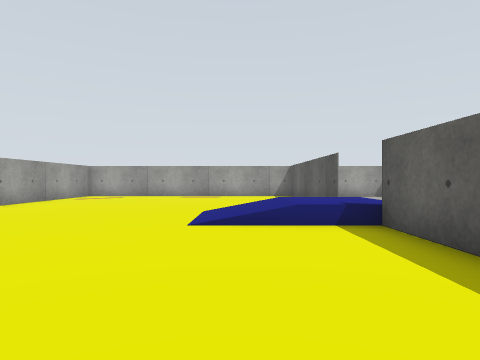
view 1 (above)

21 first-person views from a walk through a robot-simulator world made for Gazebo. The camera is 0.16 m above the floor, looks level and sees 75° across. The lines on the ground mark 1 m squares. The floor is counted in squares, 0.2 m on a side. Each view is taken from the middle of a square. On the plan, view 1 faces up. The plan holds only what a view shows up to about 11 squares ahead; the rest is blank.

view 2
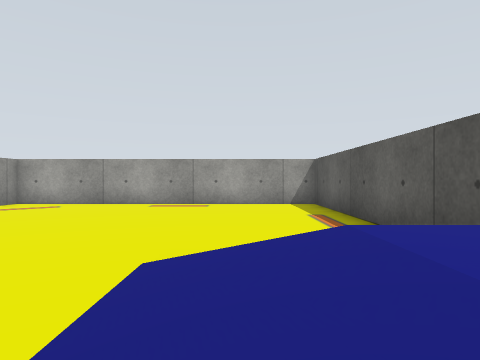

view 3
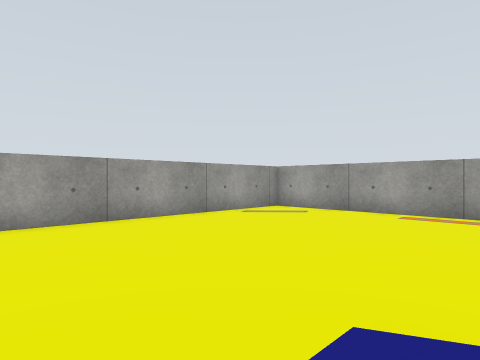

view 4
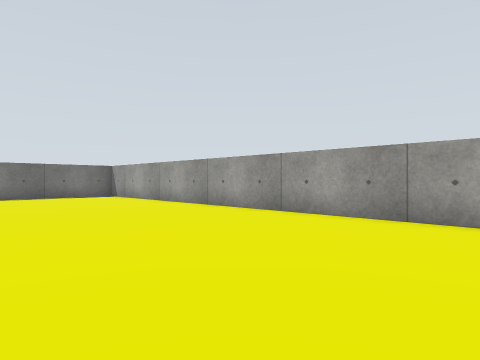

view 5
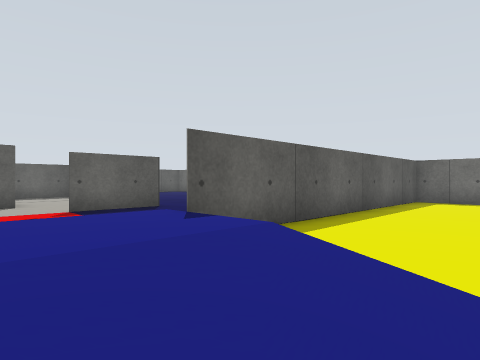

view 6
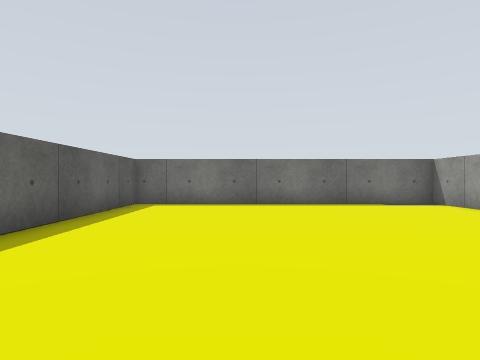

view 7
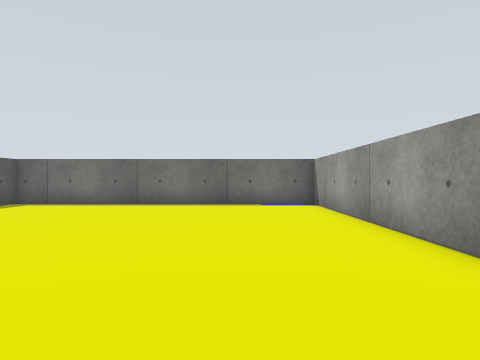

view 8
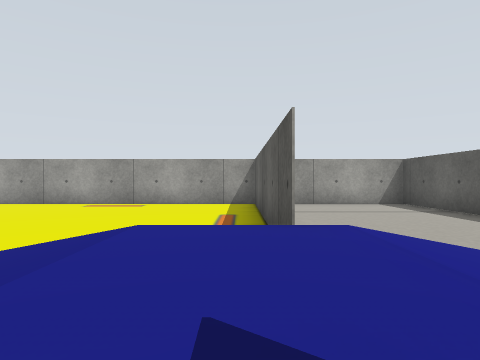

view 9
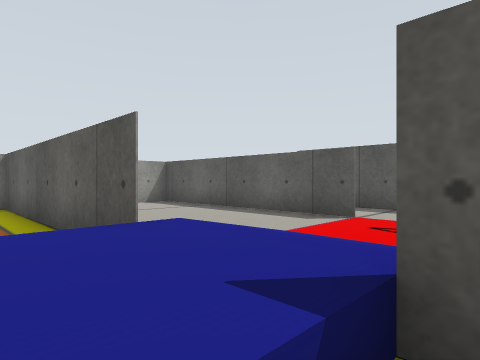

view 10
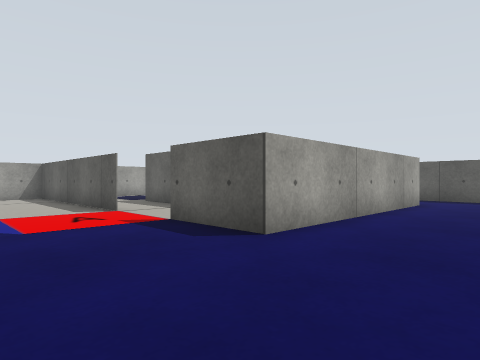

view 11
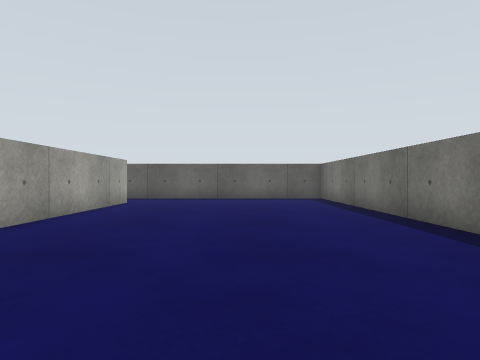

view 12
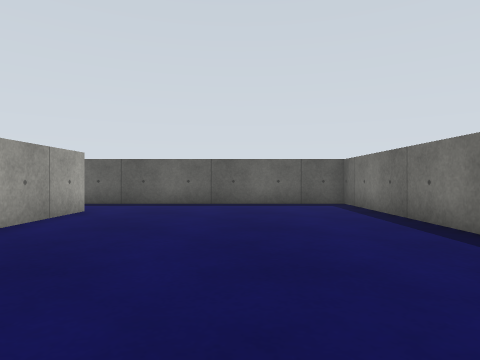

view 13
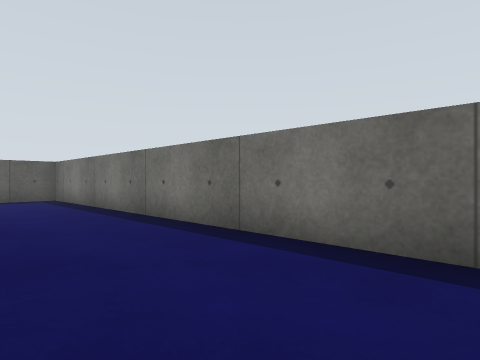

view 14
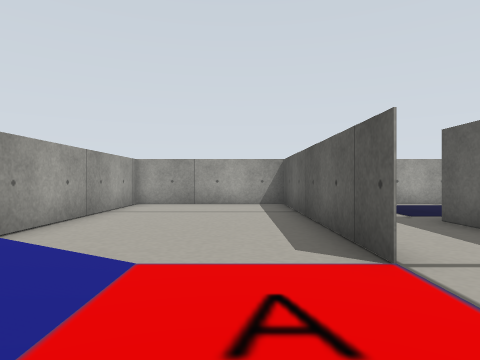

view 15
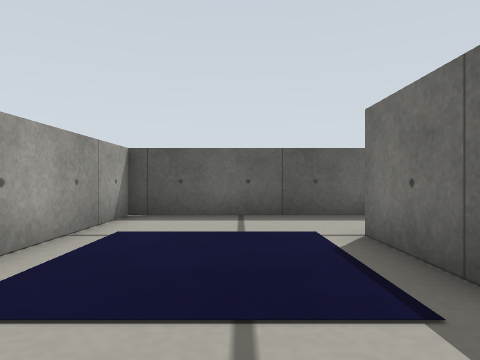

view 16
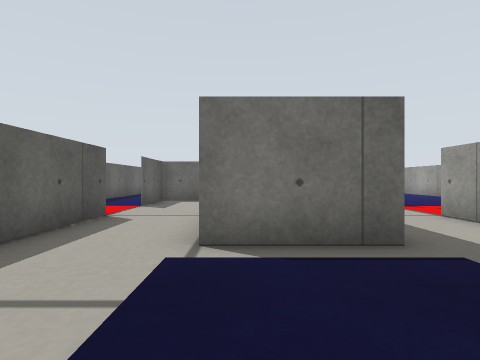

view 17
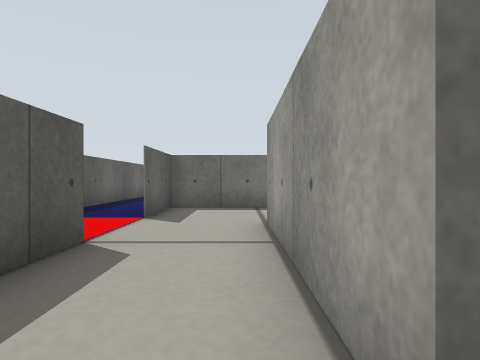

view 18
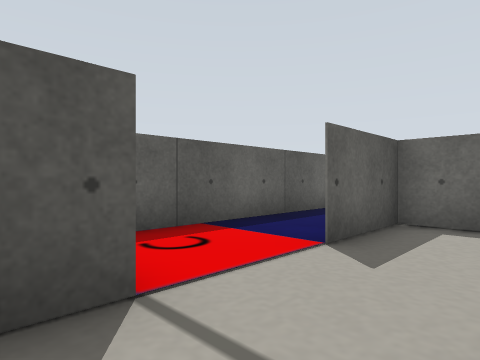

view 19
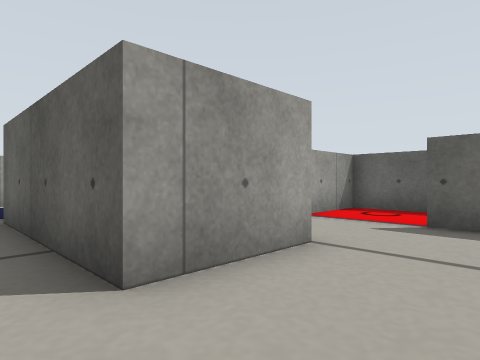

view 20
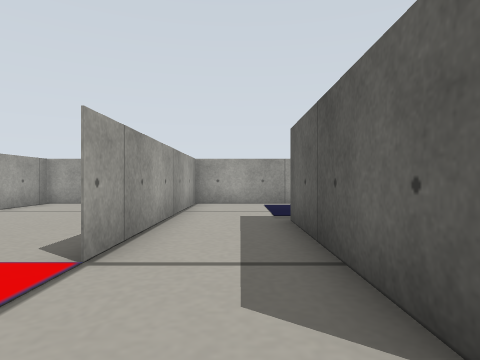

view 21
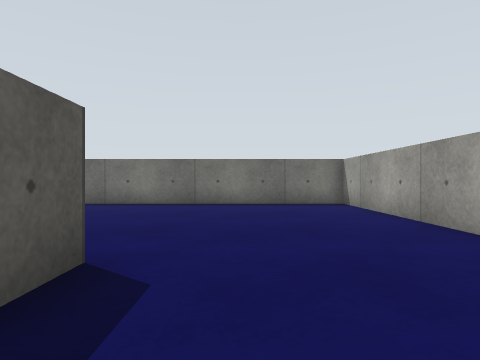

### Floor plan
Points are (right, up) in squares from view 1. A wall is a line through its corners. A room is listed if a view was taken in it or the views show most of it. See-through windows are left out.
Room 1 (views 1, 2, 3, 4, 5, 6, 7, 8, 9)
walls: (2.5, 8) (2.5, 15.5); (2.5, -4.5) (2.5, 5.5); (3, 15.5) (-7.5, 15.5) (-7.5, -4.5) (3, -4.5)
ways out: opening at (3, 6.5) to room 2
Room 2 (views 10, 11, 12, 13, 14, 15, 16, 17, 18, 19, 20, 21)
walls: (10, 6.2) (10, 11.2) (12.5, 11.2) (12.5, 6.2) (10, 6.2); (12.1, 3) (15, 3) (7.5, 3) (7.5, 5.5); (7.5, 8) (7.5, 15.5) (7.5, 8); (15, 3) (15, 5.5); (15, 8) (15, 15.5) (3, 15.5); (2.5, 1.5) (2.5, -4.5); (3, -4.5) (17.5, -4.5) (17.5, 8) (15.4, 8); (2.5, 15.5) (2.5, 9.5)
ways out: opening at (3, 6.5) to room 1

Positions as (right, up) in squares from view 1, and headings:
1: (0, 0), facing up
2: (0, 5), facing up
3: (0, 6), facing up-left
4: (-1, 11), facing down-left
5: (-1, 8), facing down-right
6: (-1, 6), facing down
7: (-5, 6), facing down
8: (2, 5), facing up
9: (1, 5), facing up-right
10: (4, 0), facing up-right
11: (4, -1), facing right
12: (7, -1), facing right
13: (4, -1), facing down-right
14: (6, 5), facing up
15: (8, 13), facing right
16: (12, 15), facing down
17: (13, 12), facing down
18: (13, 9), facing down-right
19: (9, 4), facing up-right
20: (9, 5), facing up
21: (6, 6), facing down
